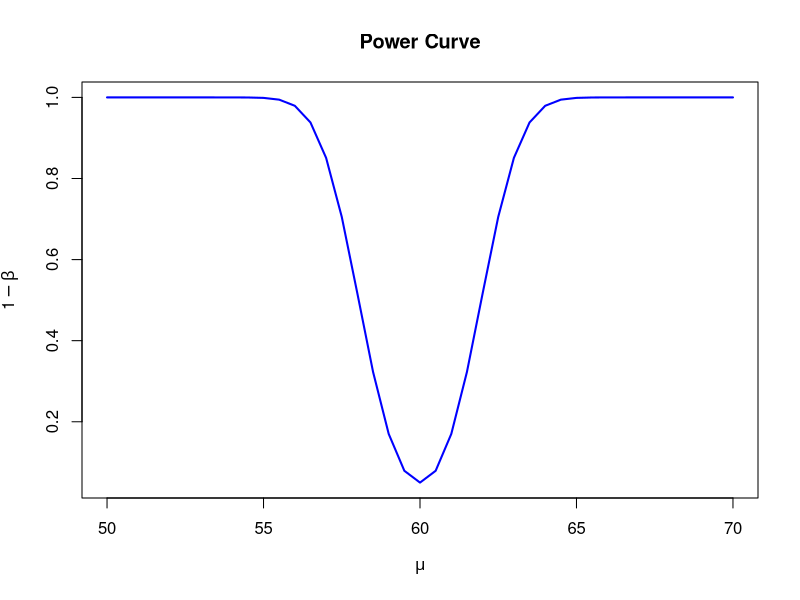

Here is the R script that generated this plot:
# Will Zywiec
#
# Johns Hopkins University
# Statistical Methods and Data Analysis
# Module 9 Assignment

rm(list = ls())			# clear objects
graphics.off()			# close graphics windows


# 6.2.8 a)
mu <- 120
y.bar <- 114
sd <- 18
n <- 25
z <- (y.bar - mu) / (sd / sqrt(n))
p.a <- pnorm(-abs(z))


# 6.2.8 b)
mu <- 42.9
y.bar <- 45.1
sd <- 3.2
n <- 16
z <- (y.bar - mu) / (sd / sqrt(n))
p.b <- 2 * pnorm(-abs(z))


# 6.2.8 c)
mu <- 14.2
y.bar <- 15.8
sd <- 4.1
n <- 9
z <- (y.bar - mu) / (sd / sqrt(n))
p.c <- pnorm(-abs(z))


# 6.4.4
mu <- 60
mu.guess <- seq(50, 70, 0.5)
sd <- 4
n <- 16
p <- c(0:40)

z.left <- -1.96
z.right <- 1.96
y.bar.left <- z.left * (sd / sqrt(n)) + mu
y.bar.right <- z.right * (sd / sqrt(n)) + mu

z.left.new <- c(0:40)
z.right.new <- c(0:40)

for(i in 0:40) {
	i <- i + 1
	z.left.new[i] <- (y.bar.left - mu.guess[i]) / (sd / sqrt(n))
	z.right.new[i] <- (y.bar.right - mu.guess[i]) / (sd / sqrt(n))
	p[i] <- 1 - (pnorm(z.right.new[i]) - pnorm(z.left.new[i]))
}

plot(mu.guess, p, type = "n", main = "Power Curve", xlab = expression(mu), ylab = expression(1 - beta))
lines(mu.guess, p, col = "blue", lwd = 2)


# 6.4.12 a)
# alpha.a <- (choose(6, 2) * choose(4, 1) / choose(10, 3)) + (choose(6, 3) * choose(4, 0) / choose(10, 3))
# beta.a <- (choose(6, 0) * choose(4, 3) / choose(10, 3)) + (choose(6, 1) * choose(4, 2) / choose(10, 3))
alpha.a <- dhyper(2, 6, 4, 3) + dhyper(3, 6, 4, 3)
beta.a <- dhyper(0, 6, 4, 3) + dhyper(1, 6, 4, 3)


# 6.4.12 b)
alpha.b <- dhyper(2, 7, 3, 3) + dhyper(3, 7, 3, 3)
beta.b <- dhyper(0, 7, 3, 3) + dhyper(1, 7, 3, 3)


cat("6.2.8 a) P = ", p.a, "\n", "6.2.8 b) P = ", p.b, "\n", "6.2.8 c) P = ", p.c, "\n", sep = "")
cat("6.4.12 a) alpha = ", alpha.a, ", beta = ", beta.a, "\n", "6.4.12 b) alpha = ", alpha.b, ", beta = ", beta.b, sep = "")
